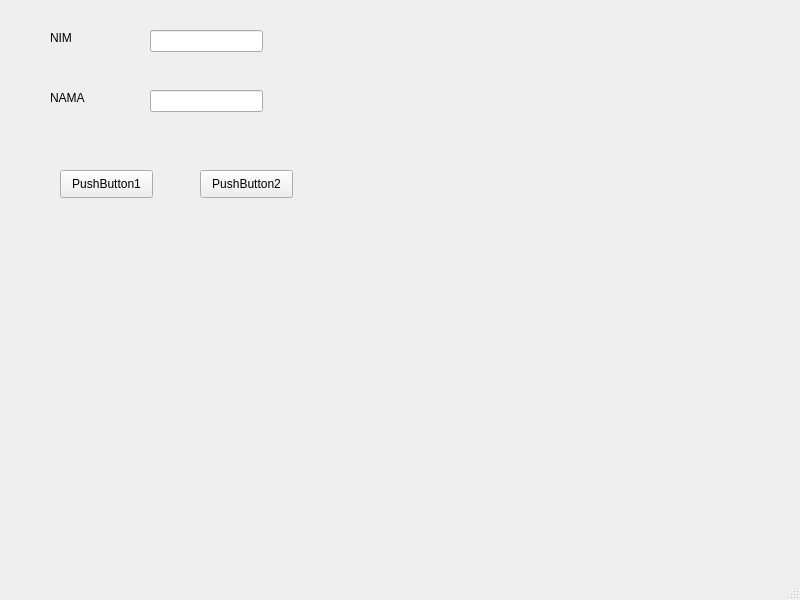
<?xml version="1.0" encoding="UTF-8"?>
<ui version="4.0">
 <class>MainWindow</class>
 <widget class="QMainWindow" name="MainWindow">
  <property name="geometry">
   <rect>
    <x>0</x>
    <y>0</y>
    <width>800</width>
    <height>600</height>
   </rect>
  </property>
  <property name="windowTitle">
   <string>MainWindow</string>
  </property>
  <widget class="QWidget" name="centralwidget">
   <widget class="QLineEdit" name="lineEdit">
    <property name="geometry">
     <rect>
      <x>150</x>
      <y>30</y>
      <width>113</width>
      <height>22</height>
     </rect>
    </property>
   </widget>
   <widget class="QLineEdit" name="lineEdit_2">
    <property name="geometry">
     <rect>
      <x>150</x>
      <y>90</y>
      <width>113</width>
      <height>22</height>
     </rect>
    </property>
   </widget>
   <widget class="QLabel" name="label">
    <property name="geometry">
     <rect>
      <x>50</x>
      <y>30</y>
      <width>55</width>
      <height>16</height>
     </rect>
    </property>
    <property name="text">
     <string>NIM</string>
    </property>
   </widget>
   <widget class="QLabel" name="label_2">
    <property name="geometry">
     <rect>
      <x>50</x>
      <y>90</y>
      <width>55</width>
      <height>16</height>
     </rect>
    </property>
    <property name="text">
     <string>NAMA</string>
    </property>
   </widget>
   <widget class="QPushButton" name="pushButton">
    <property name="geometry">
     <rect>
      <x>60</x>
      <y>170</y>
      <width>93</width>
      <height>28</height>
     </rect>
    </property>
    <property name="text">
     <string>PushButton1</string>
    </property>
   </widget>
   <widget class="QPushButton" name="pushButton_2">
    <property name="geometry">
     <rect>
      <x>200</x>
      <y>170</y>
      <width>93</width>
      <height>28</height>
     </rect>
    </property>
    <property name="text">
     <string>PushButton2</string>
    </property>
   </widget>
  </widget>
  <widget class="QMenuBar" name="menubar">
   <property name="geometry">
    <rect>
     <x>0</x>
     <y>0</y>
     <width>800</width>
     <height>26</height>
    </rect>
   </property>
  </widget>
  <widget class="QStatusBar" name="statusbar"/>
 </widget>
 <resources/>
 <connections/>
</ui>
